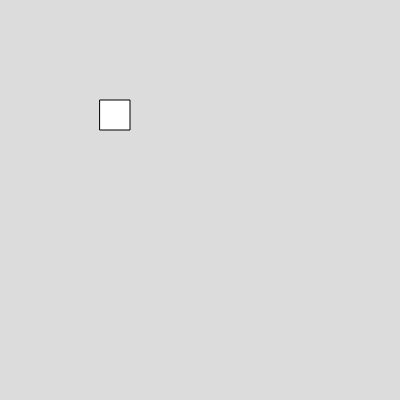
Frame 1 (no input)
Frame 60 (no input): identical to frame 1, image omitted
Frame 120 (the mouse pressed at the canvas centre since frame 60): identical to frame 1, image omitted

The p5.js sketch that drew this single still picture (run headless with seeded random() and noise() and a simulated clock; from frame 60 on, the mouse is pressed at the canvas centre):

// p5.js sketch
// ── sketch.js
function setup() {
  createCanvas(400, 400);
}

function draw() {
  background(220);
  rect(100,100,30)
}
